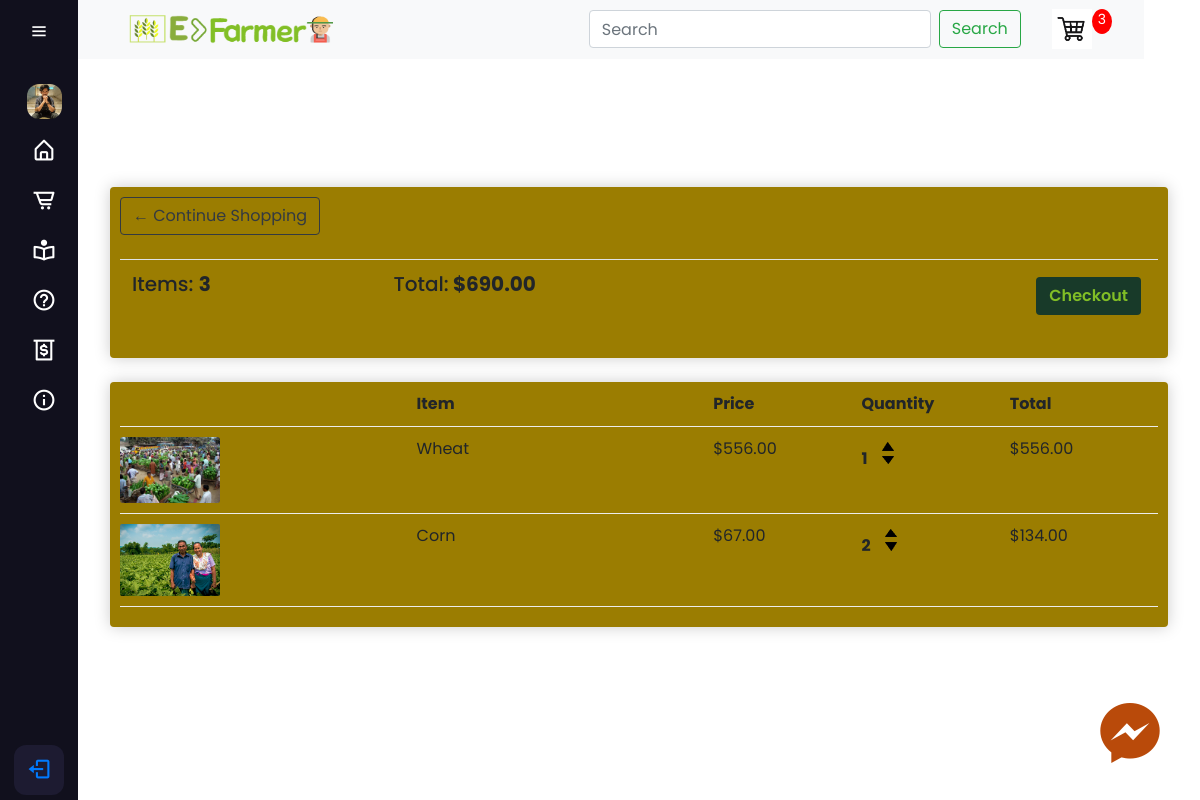
The page /cart/ (signed in) on the database as committed earlier.
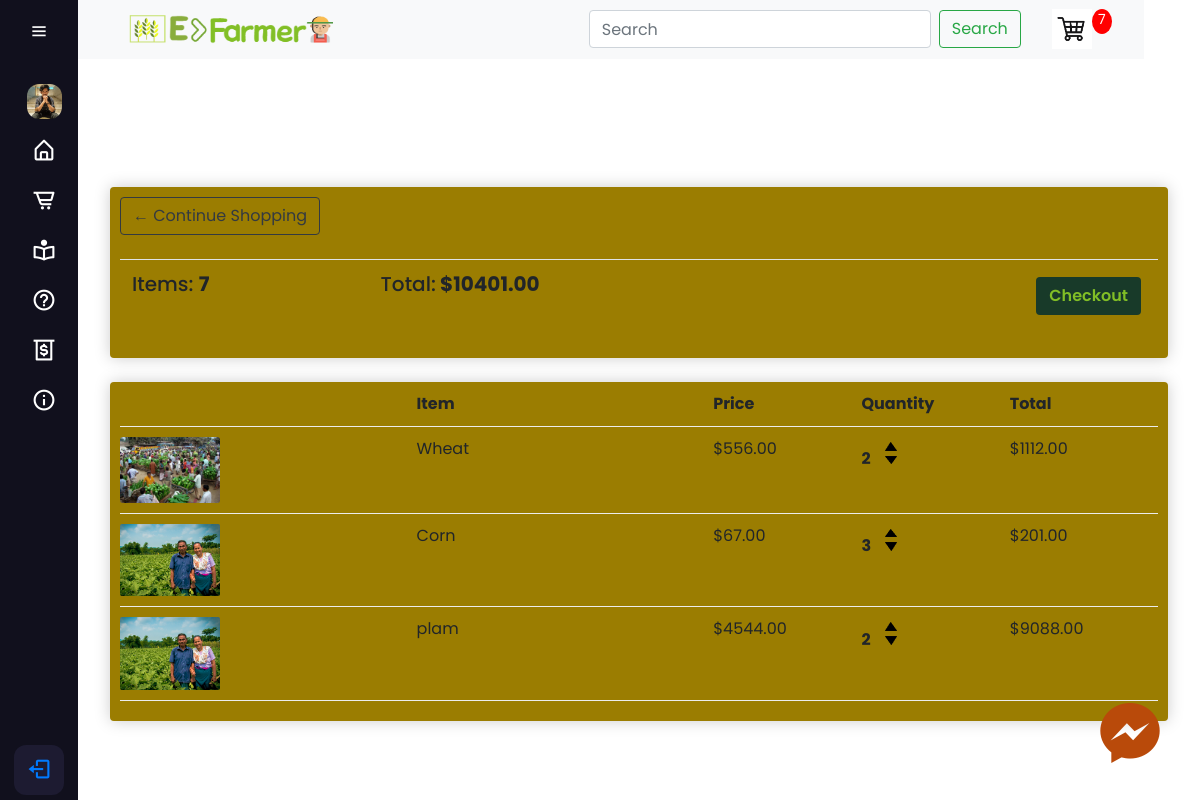
The same page on the database as committed later.
### farmer/models/seedModels.py (models this page shows, shortened)
class Order(models.Model):
	customer = models.ForeignKey(Customer, on_delete=models.SET_NULL, null=True, blank=True)
	date_ordered = models.DateTimeField(auto_now_add=True)
	complete = models.BooleanField(default=False)
	transaction_id = models.CharField(max_length=100, null=True)
	@property
	def get_cart_total(self):
		orderitems = self.orderitem_set.all()
		total = sum([item.get_total for item in orderitems])
		return total
	@property
	def get_cart_items(self):
		orderitems = self.orderitem_set.all()
		total = sum([item.quantity for item in orderitems])
		return total

class OrderItem(models.Model):
	product = models.ForeignKey(Product, on_delete=models.SET_NULL, null=True)
	order = models.ForeignKey(Order, on_delete=models.SET_NULL, null=True)
	quantity = models.IntegerField(default=0, null=True, blank=True)
	date_added = models.DateTimeField(auto_now_add=True)
	@property
	def get_total(self):
		total = self.product.price * self.quantity
		return total

class Product(models.Model):
	name = models.CharField(max_length=200)
	price = models.FloatField()
	digital = models.BooleanField(default=False,null=True, blank=True)
	image = models.ImageField(null=True, blank=True)
	@property
	def imageURL(self):
		try:
			url = self.image.url
		except:
			url = ''
		return url

### farmer/views.py (the view)
# urls.py: path('cart/', views.cart, name="cart"),
def cart(request):
	data = cartData(request)
	cartItems = data['cartItems']
	order = data['order']
	items = data['items']
	context = {'items':items, 'order':order, 'cartItems':cartItems}
	return render(request, 'farmer/store/cart.html', context)

### farmer/utils.py (called while the page is built)
def cartData(request):
	if request.user.is_authenticated:
		customer = request.user.customer
		order, created = Order.objects.get_or_create(customer=customer, complete=False)
		items = order.orderitem_set.all()
		cartItems = order.get_cart_items
	else:
		cookieData = cookieCart(request)
		cartItems = cookieData['cartItems']
		order = cookieData['order']
		items = cookieData['items']
	return {'cartItems':cartItems ,'order':order, 'items':items}

### farmer/templates/farmer/store/cart.html
{% extends 'farmer/main.html' %}
{% load static %}
{% block content %}
<div class="cart_items mt-5 pt-5">
	<div class="p-3 ">
		<div class="p-3">
			<div class="box-element">
				<a  class="btn btn-outline-dark" href="{% url 'store' %}">&#x2190; Continue Shopping</a>
				<br>
				<br>
				<table class="table">
					<tr>
						<th><h5>Items: <strong>{{order.get_cart_items}}</strong></h5></th>
						<th><h5>Total:<strong> ${{order.get_cart_total|floatformat:2}}</strong></h5></th>
						<th>
							<a  style="float:right; margin:5px; color: #81be26; font-weight: 600; background-color:#183a29;" class="btn" href="{% url 'checkout' %}">Checkout</a>
						</th>
					</tr>
				</table>
			</div>
			<br>
			<div class="box-element">
				<div class="cart-row">
					<div style="flex:2"></div>
					<div style="flex:2"><strong>Item</strong></div>
					<div style="flex:1"><strong>Price</strong></div>
					<div style="flex:1"><strong>Quantity</strong></div>
					<div style="flex:1"><strong>Total</strong></div>
				</div>
				{% for item in items %}
				<div class="cart-row">
					<div style="flex:2"><img class="row-image" src="{{item.product.imageURL}}"></div>
					<div style="flex:2"><p>{{item.product.name}}</p></div>
					<div style="flex:1"><p>${{item.product.price|floatformat:2}}</p></div>
					<div style="flex:1">
						<p class="quantity">{{item.quantity}}</p>
						<div class="quantity">
							<img data-product="{{item.product.id}}" data-action="add" class="chg-quantity update-cart" src="{% static  'images/logo/up.png' %}">
							<img data-product="{{item.product.id}}" data-action="remove" class="chg-quantity update-cart" src="{% static  'images/logo/down.png' %}">
						</div>
					</div>
					<div style="flex:1"><p>${{item.get_total|floatformat:2}}</p></div>
				</div>
				{% endfor %}
			</div>
		</div>
	</div>
</div>
{% endblock content %}

Rows that differ between the two databases and show on the page:
changed through a linked row, Order: get_cart_items "3" → "7"; get_cart_total "690.00" → "10401.00"
changed OrderItem "Wheat": quantity "1" → "2"; get_total "556.00" → "1112.00"
changed OrderItem "Corn": quantity "2" → "3"; get_total "134.00" → "201.00"
added OrderItem: product.imageURL (picture), product.name "plam", product.price "4544.00", quantity "2", get_total "9088.00"
Other text that changed with them:
{{ cartItems }}: "3" → "7"
